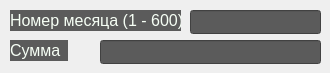
   <widget class="QWidget" name="w5">
    <attribute name="title">
     <string>5</string>
    </attribute>
    <widget class="QLabel" name="label_w1_5">
     <property name="geometry">
      <rect>
       <x>10</x>
       <y>10</y>
       <width>171</width>
       <height>21</height>
      </rect>
     </property>
     <property name="font">
      <font>
       <family>MS Shell Dlg 2</family>
       <pointsize>12</pointsize>
       <weight>50</weight>
       <italic>false</italic>
       <bold>false</bold>
      </font>
     </property>
     <property name="styleSheet">
      <string notr="true">background-color: rgb(91, 91, 91);
font: 12pt &quot;MS Shell Dlg 2&quot;;
color: rgb(246, 255, 245);</string>
     </property>
     <property name="text">
      <string>Номер месяца (1 - 600)</string>
     </property>
    </widget>
    <widget class="QLineEdit" name="lineEdit_w1_5">
     <property name="geometry">
      <rect>
       <x>190</x>
       <y>10</y>
       <width>131</width>
       <height>24</height>
      </rect>
     </property>
     <property name="font">
      <font>
       <family>MS Shell Dlg 2</family>
       <pointsize>12</pointsize>
       <weight>50</weight>
       <italic>false</italic>
       <bold>false</bold>
      </font>
     </property>
     <property name="styleSheet">
      <string notr="true">background-color: rgb(91, 91, 91);
font: 12pt &quot;MS Shell Dlg 2&quot;;
color: rgb(246, 255, 245);</string>
     </property>
    </widget>
    <widget class="QLineEdit" name="lineEdit_w2_5">
     <property name="geometry">
      <rect>
       <x>100</x>
       <y>40</y>
       <width>221</width>
       <height>24</height>
      </rect>
     </property>
     <property name="font">
      <font>
       <family>MS Shell Dlg 2</family>
       <pointsize>12</pointsize>
       <weight>50</weight>
       <italic>false</italic>
       <bold>false</bold>
      </font>
     </property>
     <property name="styleSheet">
      <string notr="true">background-color: rgb(91, 91, 91);
font: 12pt &quot;MS Shell Dlg 2&quot;;
color: rgb(246, 255, 245);</string>
     </property>
    </widget>
    <widget class="QLabel" name="label_w2_5">
     <property name="geometry">
      <rect>
       <x>10</x>
       <y>40</y>
       <width>58</width>
       <height>21</height>
      </rect>
     </property>
     <property name="font">
      <font>
       <family>MS Shell Dlg 2</family>
       <pointsize>12</pointsize>
       <weight>50</weight>
       <italic>false</italic>
       <bold>false</bold>
      </font>
     </property>
     <property name="styleSheet">
      <string notr="true">background-color: rgb(91, 91, 91);
font: 12pt &quot;MS Shell Dlg 2&quot;;
color: rgb(246, 255, 245);</string>
     </property>
     <property name="text">
      <string>Сумма</string>
     </property>
    </widget>
   </widget>
